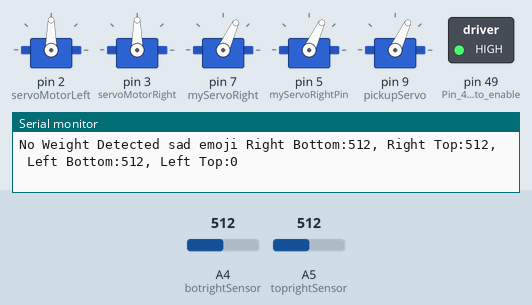
The sketch below on a simulated Arduino Mega 2560, built with avr-gcc and run on an emulated ATmega2560. Shown: 5 × servo, switched loads named in the sketch (green lamp = pin HIGH), the last lines printed to the serial monitor. The inputs (shaded band) are chosen by the test bench; at power-on: A5 (toprightSensor) = 512, A4 (botrightSensor) = 512.

Above: at 1.3 s.
1.4 s: A5 (toprightSensor) set to 444
4.4 s: A5 (toprightSensor) set to 431
At 6.5 s:
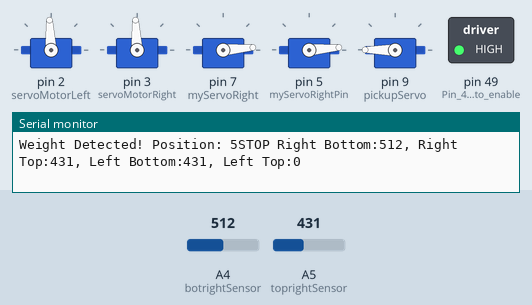
7.4 s: A4 (botrightSensor) set to 495
At 7.58 s:
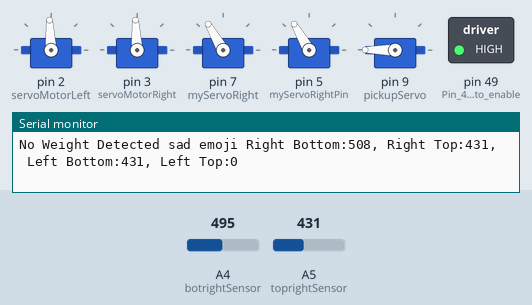
10.4 s: A4 (botrightSensor) set to 716
At 11.09 s:
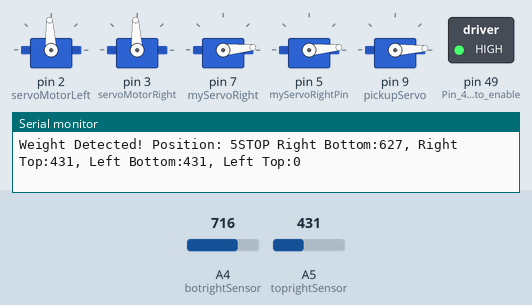
13.4 s: A4 (botrightSensor) set to 511
At 14.48 s:
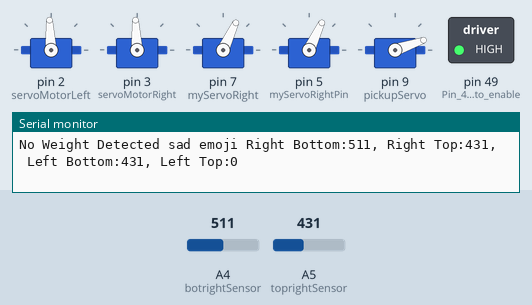
16.4 s: A5 (toprightSensor) set to 350
At 17.55 s:
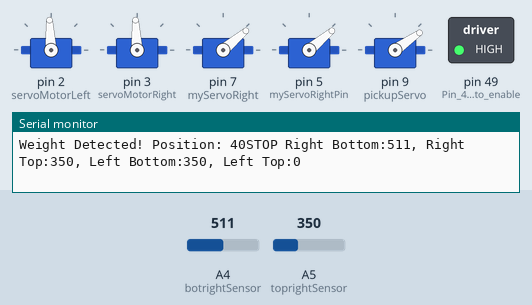
Timing chart, 0 to 24.3 s (numbered marks = the images above; inputs shaded):
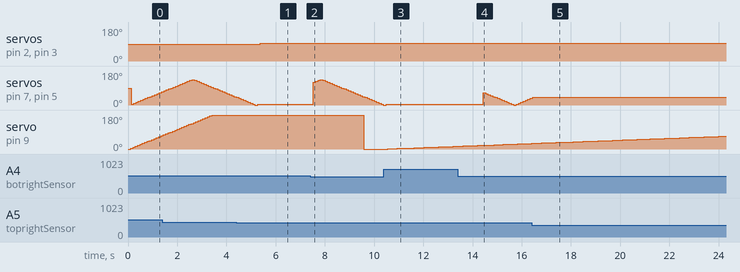

The sketch:

wallTest1.ino
```cpp
// random
#include "IRfilter.h"

#define AVERAGE false
#define DIFF_HEIGHT_RATIO 80
#define SENSOR_RATIO_CAL 20
#include <Servo.h>
#include<stdio.h>

int analogPin0 = A0; // setting the read pin to A0 RIGHT
int analogPin1 = A1; //LEFT
int analogPin2 = A2; // setting the read pin to A0 //FRONT RIGHT
int analogPin3 = A3; //FRONT LEFT
int toprightSensor = A5; // green LED (differenetial height)
int botrightSensor = A4; // red LED
int topleftSensor = A7;
int bottomleftSensor = A6;

int pos = 0;        // position of servo
bool directFlag = 0;// flag for servo
long compare_right;
long compare_left;
int angle = 0;

Servo servoMotorLeft;      // create servo object to control a servo
Servo servoMotorRight;      // create servo object to control a servo
Servo myServoRight;            // for differential height servo
Servo myServoLeft;
Servo pickupServo;

mySense tr_sensr(toprightSensor);    // (differenetial height) top right
mySense br_sensr(botrightSensor);  // bottom right
mySense tl_sensr(topleftSensor);  //top left
mySense bl_sensr(topleftSensor);  // bottom left

mySense lsensr(analogPin0);
mySense rsensr(analogPin1);
mySense frsensr(analogPin2);
mySense flsensr(analogPin3);

int myServoRightPin = 5;

void setup() { // runs once at the begining
  servoMotorLeft.attach(2);  // attaches the servo pin 3 to the servo object
  servoMotorRight.attach(3);  // attaches the servo pin 2 to the servo object
  myServoRight.attach(7);                   // attached servo on pin () to ervo object
  myServoLeft.attach(myServoRightPin);
  myServoRight.write(90);                    // set servo to mid point
  myServoLeft.write(90);                    // set servo to mid point
  pickupServo.attach(9);
  pickupServo.write(0);
  pinMode(49, OUTPUT);                 //Pin 49 is used to enable IO power
  digitalWrite(49, 1);                 //Enable IO power on main CPU board
  pinMode(analogPin0, INPUT);
  pinMode(analogPin1, INPUT);
  pinMode(analogPin2, INPUT);
  pinMode(analogPin3, INPUT);
  pinMode(toprightSensor, INPUT);
  pinMode(botrightSensor, INPUT);
  pinMode(topleftSensor, INPUT);
  pinMode(bottomleftSensor, INPUT);


  Serial.begin(9600); // setting the baud rate

  // differential height
  pinMode(49, OUTPUT);                 //Pin 49 is used to enable IO power
  digitalWrite(49, 1);                 //Enable IO power on main CPU board
  delay(100);
}

void go_forward() {
  Serial.print("GO FORWARD ");
  servoMotorLeft.writeMicroseconds(2200);
  servoMotorRight.writeMicroseconds(2200);
}

void go_back() {
  Serial.print("GO BACKWARDS ");
  servoMotorLeft.writeMicroseconds(1100);
  servoMotorRight.writeMicroseconds(1100);
}

void turn_left(){
  Serial.print("TURN LEFT ");
  servoMotorLeft.writeMicroseconds(1100);      //Forward Slow
  servoMotorRight.writeMicroseconds(2000);
}

void turn_right(){
  Serial.print("TURN RIGHT ");
  servoMotorRight.writeMicroseconds(1100);      //Forward Slow
  servoMotorLeft.writeMicroseconds(2000);
}

void stationary(){
  Serial.print("STOP ");
  servoMotorRight.writeMicroseconds(1500);
  servoMotorLeft.writeMicroseconds(1500);
}


// Servomotor calibration values
int minDegrees;
int maxDegrees;
int minFeedback;
int maxFeedback;
int tolerance = 2; //max feedback measurement error
int weight_pos;


//void calibrate(Servo servo, int analogPin, int minPos, int maxPos){
//  // Move to min position and record feedback value
//  servo.write(minPos);
//  minDegrees = minPos;
//  delay(2000);
//  minFeedback = analogRead(analogPin);
//
//  //Move to max position and record feedback value
//  servo.write(maxPos);
//  maxDegrees = maxPos;
//  delay(2000);
//  maxFeedback = analogRead(analogPin);
//}


void loop() {
//  rsensr.poll();
//  lsensr.poll();
//  frsensr.poll();
//  flsensr.poll();

  tr_sensr.poll();
  br_sensr.poll();
//  tl_sensr.poll();
//  bl_sensr.poll();

//  Serial.print("Left:");
//  Serial.print(lsensr.avg);
//  Serial.print(", ");
//  Serial.print("Right:");
//  Serial.print(rsensr.avg);
//  Serial.print(", ");
//  Serial.print("Front left::");
//  Serial.print(flsensr.avg);
//  Serial.print(", ");
//  Serial.print("Front right::");
//  Serial.println(frsensr.avg);

  Serial.print("Right Bottom:");
  Serial.print(br_sensr.avg);
  Serial.print(", ");
  Serial.print("Right Top:");
  Serial.print(tr_sensr.avg);
  Serial.print(", ");
  Serial.print("Left Bottom:");
  Serial.print(tr_sensr.avg);
  Serial.print(", ");
  Serial.print("Left Top:");
  Serial.println(tl_sensr.avg);


  delayMicroseconds(100);


//  ////CASE 1 MOVE FORWARD BOTH SENSORS SEE NOTHING
//  if ((frsensr.avg < 350)  && (flsensr.avg < 350)) {
//    go_forward();
//  }
//
//  // CASE If either front sensor detect somthing
//  else if ((frsensr.avg > 350)  || (flsensr.avg > 350)) {
//
//    // Check if right sensor detects something, turn left if so
//    if ((rsensr.avg > 50) && (lsensr.avg < 50))  {
//      turn_left();
//    }
//
//    // Check if left sensor detects something, turn right if so
//    if ((rsensr.avg < 50) && (lsensr.avg > 50))  {
//      turn_right();
//    }
//
//    // If left and right sensor detect nothing, turn left (CHANGE THIS LATER)
//    if ((rsensr.avg < 50) && (lsensr.avg < 50))  {
//      turn_left();
//    }
//
//    // If both left and right sensor detects something
//    if ((rsensr.avg > 50) && (lsensr.avg > 50))  {
//      go_back();
//    }
//
//  }
//
//

// Pick up mechanism servo, continuous rotation
//Serial.print(angle);
angle += 5;
if (angle >= 360) {
  angle == 0;
}
pickupServo.write(angle);


 // DIFFERENTIAL HEIGH SERVO ROTATION
  if (pos < 1) {
    directFlag = 0;
    Serial.println("directFlag = 0");
  }
  if (pos > 130) {
    directFlag = 1;
  }

  if (directFlag == 0){
    pos += 5;
    //Serial.print("pos = ");
    //Serial.print(pos );
  }
  if (directFlag == 1) {
    pos -= 5;
    //Serial.print("pos = ");
    //Serial.print(pos );
  }


  //DIFFERENTIAL HEIGHT servo
//  for (pos = 0; pos <=180; pos += 1) {  // goes from 0 to 180 degrees
//    // in steps of 1 degree
//    myservo.write(pos);     // tell servo to go to position in variable 'pos'
//    delay(15);              // waits 15ms for the servo to reach the position
//  }
//  for (pos = 180; pos >= 0; pos -=1) {  // goes from 180 degrees to 0 degrees
//    myservo.write(pos);
//    delay(15);
//  }


  // Differential Height Sensor Detection

//  myServoRight.write(pos);
//  myServoLeft.write(pos);
  compare_right = br_sensr.avg - tr_sensr.avg;
  compare_left = bl_sensr.avg - tl_sensr.avg;
  //Serial.print(compare);
  //Serial.print(" - ");
  if ((compare_right > DIFF_HEIGHT_RATIO) || (compare_left > DIFF_HEIGHT_RATIO)) {
    Serial.print("Weight Detected! ");
    weight_pos = myServoRight.read();   // read weight position from servo
    Serial.print("Position: ");
    Serial.print(weight_pos);
    stationary();   // stop the robot

    //int detected_pos = myServoRight.read();
  } else {
    Serial.print("No Weight Detected sad emoji ");
      myServoRight.write(pos);
  myServoLeft.write(pos);
  }


//  Serial.write(13);
//  Serial.write(10);

}
```

IRfilter.h
```cpp
#ifndef IRfilter
#define IRfilter

#define CIRCBUFFSIZE 10

class mySense
{
private:
	int pin;
	long runSum = 0;
	int buffCount = 0;
	int buff[CIRCBUFFSIZE];
public:
	mySense(int pin);
	long avg;
	int val;

	void poll();

  int voltage();
};

#endif
```

IRfilterImport.cpp
```cpp
#include "IRfilter.h"
#include "Arduino.h"

mySense::mySense(int pin) {
  this->pin = pin;
  pinMode(pin, INPUT);
  buff[0] = analogRead(pin);
}

void mySense::poll() {
  val = analogRead(pin);

  runSum += val - buff[buffCount];

  buff[buffCount] = val;
  buffCount++;
  buffCount = buffCount % CIRCBUFFSIZE;

  avg = ((runSum * 1000) / CIRCBUFFSIZE) / 1000;
}

int mySense::voltage() {
  int voltage;
  return voltage = avg * (5000 / 1023);
}
```

Measured:
- the behaviour switches between 432 and 431 on A5 (toprightSensor) (found by bisection; images 0 and 1)
- the behaviour switches between 512 and 511 on A4 (botrightSensor) (found by bisection; images 1 and 2)
- after the input at 4.4 s, servo on pin 2 (servoMotorLeft), servo on pin 3 (servoMotorRight): 90° → 93° after 0.97 s
- after the input at 7.4 s, servo on pin 7 (myServoRight), servo on pin 5 (myServoRightPin): rises from 5° to 135° in 0.28 s, then falls to 0° in 2.6 s
- after the input at 10.4 s, servo on pin 7 (myServoRight), servo on pin 5 (myServoRightPin): goes on until 10.5 s, then stays 5°
- after the input at 13.4 s, servo on pin 7 (myServoRight), servo on pin 5 (myServoRightPin): 5° → 65° after 1.0 s, → 60° 0.09 s later, → 55° 0.09 s later, → 50° 0.09 s later, … (21 changes in this stretch)
- after the input at 16.4 s, servo on pin 7 (myServoRight), servo on pin 5 (myServoRightPin): goes on until 16.4 s, then stays 40°
